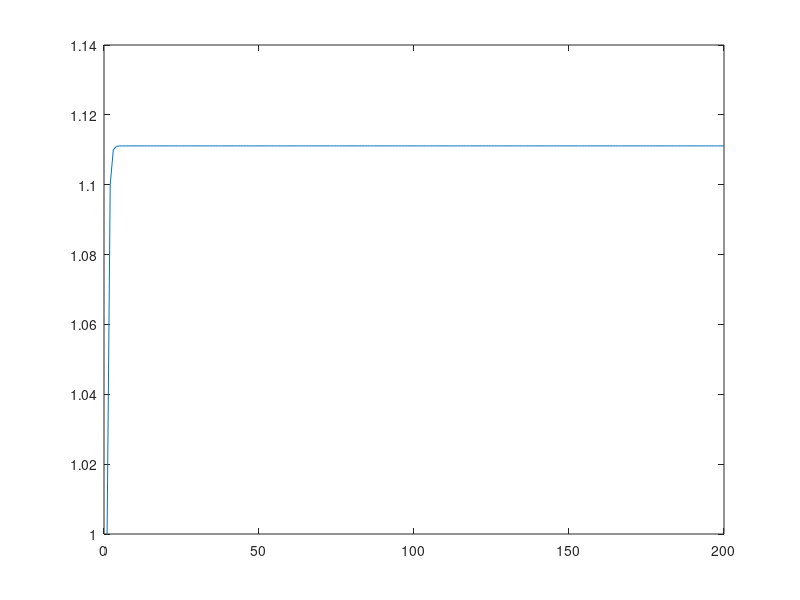
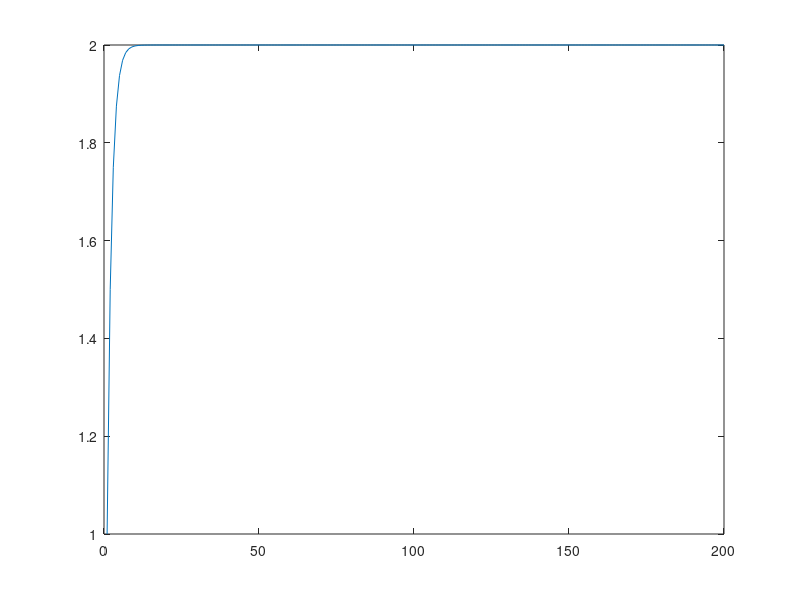
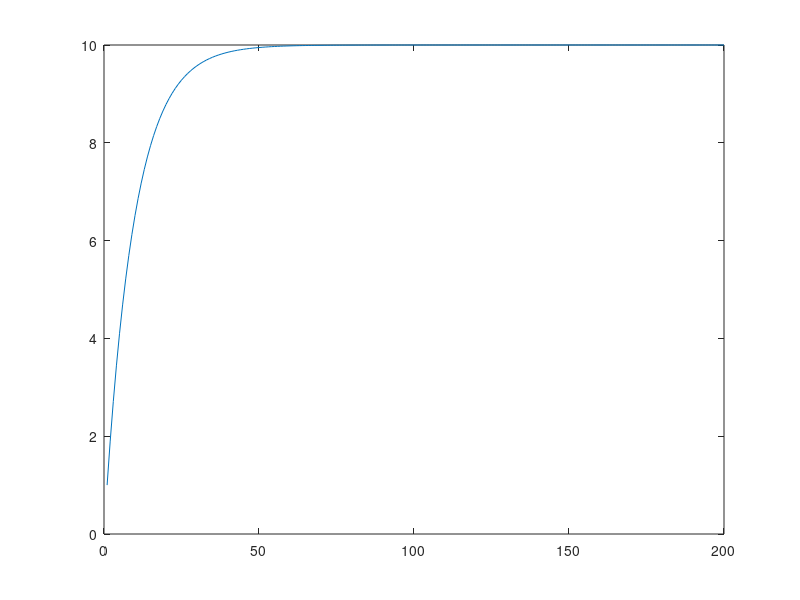
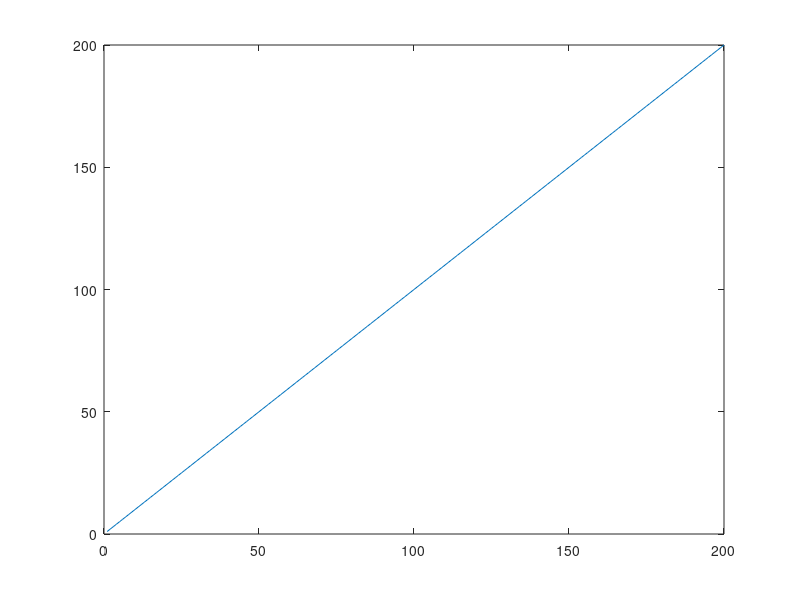

Write the MATLAB code that produced these figures, in order.
clear all;
close all;

a1=[-0.1 -0.5 -0.9 -1.0 -1.1];
y_1=0;
x=ones(1,200);

for i=1:5
    y=filter(1,[1,a1(i)],x);
    figure(i)
    plot(y)
end

% for i =1:5
%     for r = 1:4
%         y=x+a1(i)*y_1
%         y_1=y;
%     end
%     fprintf('%d: \n',i)
% end
